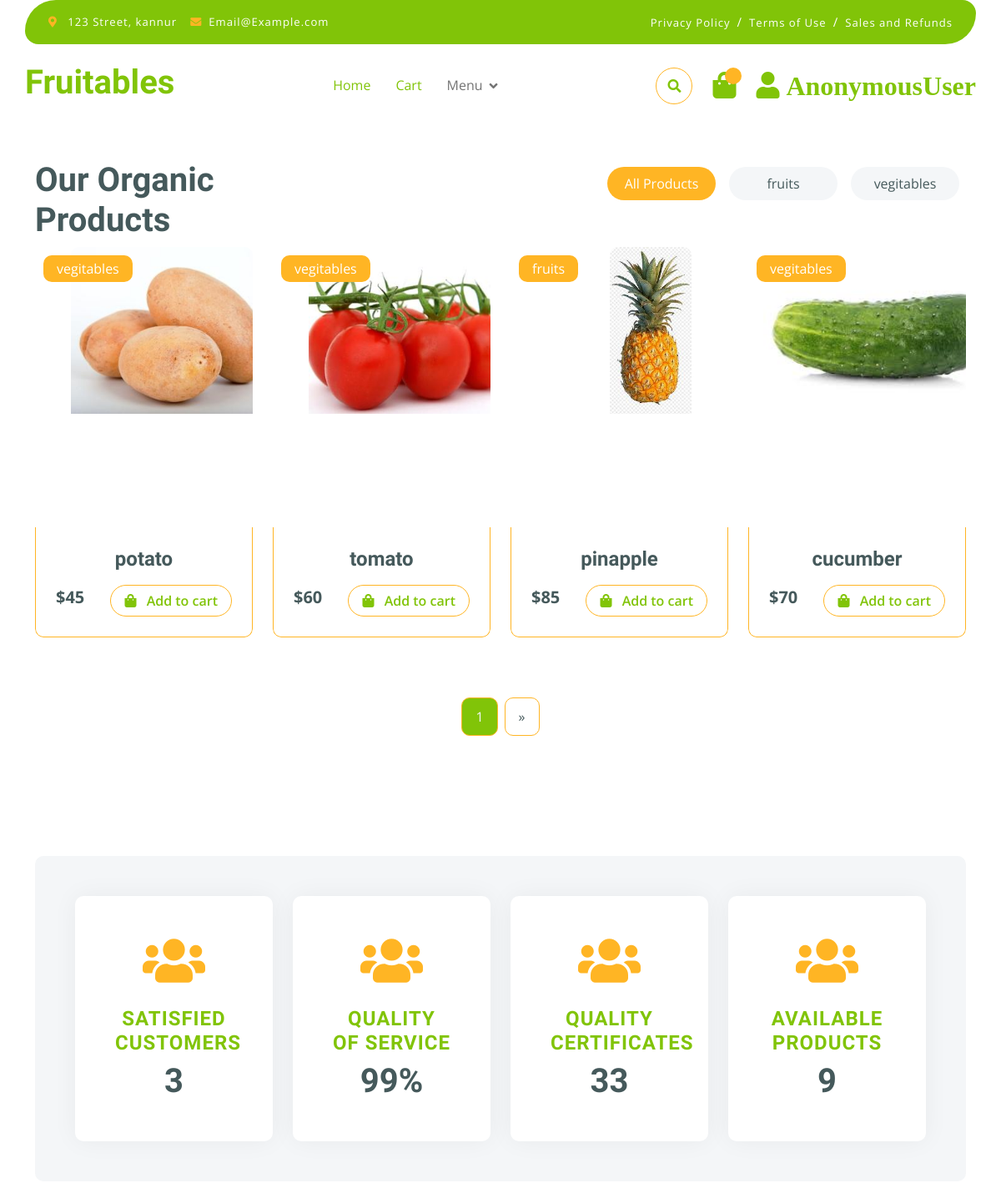
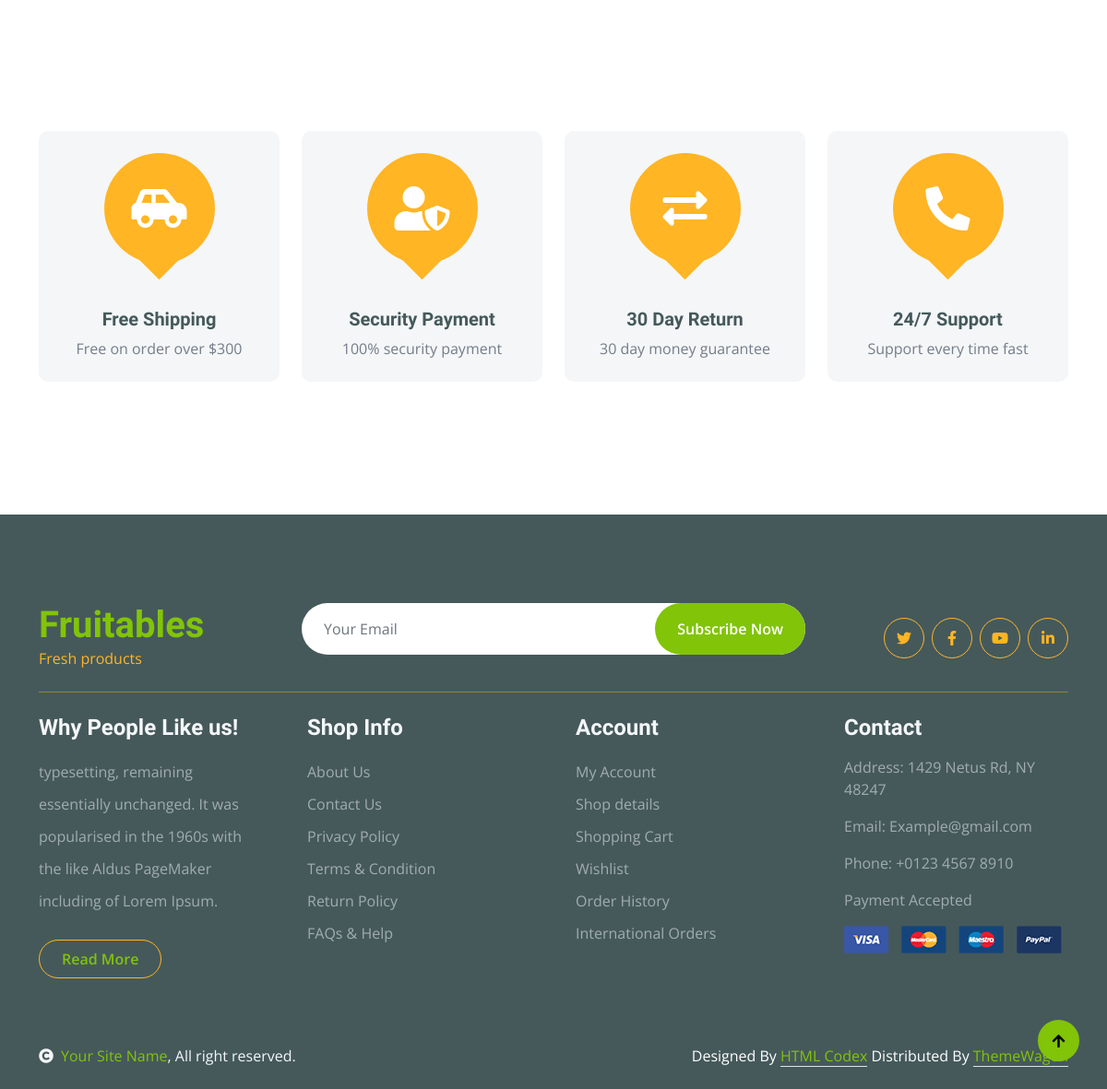
The page / on the database its author committed (2 pictures, top to bottom).
### app/models.py (models this page shows, shortened)
class Category(models.Model):
    name = models.CharField(max_length=50)
    def __str__(self):
        return self.name

class Product(models.Model):
    name = models.CharField(max_length=50, blank=True, null=True)
    desc = models.TextField(blank=True, null=True)
    price = models.IntegerField(blank=True, null=True)
    image = models.ImageField(
        upload_to='images', default='image not available')
    thumbnails = models.ImageField(upload_to='thumbnail', blank=True)
    categ = models.ForeignKey(
        'category', on_delete=models.CASCADE, blank=True, null=True)
    created = models.DateTimeField(auto_now=True)
    class Meta:
        ordering = ['-created']

### app/views.py (the view)
# urls.py: path('',index,name='index'),
@cache_page(60 * 15)
def index(request, **kwargs):
    user = User.objects.all().count()
    category = Category.objects.all()
    products = Product.objects.select_related('categ').all()
    total_products = products.count()
    p = Paginator(products, 4)
    page_number = request.GET.get('page')
    try:
        page_obj = p.get_page(page_number)
    except PageNotAnInteger:
        page_obj = p.page(1)
    except EmptyPage:
        page_obj = p.page(p.num_pages)
    context = {'category': category,
               'user': user, 'total_products': total_products, 'page_obj': page_obj, }
    return render(request, 'products.html', context)

### templates/products.html (shortened to what this page needs)
{% extends "index.html" %}
{% block products %}
<br>
<br>
<br><br>
<div class="container-fluid fruite py-5">
    <div class="container py-5">
        <div class="tab-class text-center">
            <div class="row g-4">
                <div class="col-lg-4 text-start">
                    <h1>Our Organic Products</h1>
                </div>
                <div class="col-lg-8 text-end">
                    <ul class="nav nav-pills d-inline-flex text-center mb-5">
                        <li class="nav-item">
                            <a class="d-flex m-2 py-2 bg-light rounded-pill active" data-bs-toggle="pill" href="{% url 'index' %}">
                                <span class="text-dark" style="width: 130px;">All Products</span>
                            </a>
                        </li>
                        {% for i in category  %}
                          <li class="nav-item">
                            <a class="d-flex py-2 m-2 bg-light rounded-pill"  href="{% url 'productfilter' i.id %}">
                                <span class="text-dark" style="width: 130px;">{{i.name}}</span>
                            </a>
                        </li>
                        {% endfor %}
                    </ul>
                </div>
            </div>
              <div class="tab-content">
                <div id="tab-1" class="tab-pane fade show p-0 active">
                    <div class="row g-4">
                        <div class="col-lg-12">
                            <div class="row g-4">
                              {% for i in page_obj  %}
                                <div class="col-md-6 col-lg-4 col-xl-3" >
                                  <a href="{% url 'shopdetails' i.id %}">
                                    <div class="rounded position-relative fruite-item" >
                                        <div class="fruite-img">
                                            <img src="{{i.image.url}}" class="img-fluid  rounded-top" alt="" style="height: 200px; ">
                                        </div>
                                        <div class="text-white bg-secondary px-3 py-1 rounded position-absolute" style="top: 10px; left: 10px;">{{i.categ}}</div>
                                        <div class="p-4 border border-secondary border-top-0 rounded-bottom">
                                            <h4>{{i.name}}</h4>
                                            <div class="d-flex justify-content-between flex-lg-wrap">
                                                <p class="text-dark fs-5 fw-bold mb-0"> ${{i.price}}</p>
                                                <a href="{% url 'addtocart' i.id %}" class="btn border border-secondary rounded-pill px-3 text-primary"><i class="fa fa-shopping-bag me-2 text-primary"></i> Add to cart</a>
                                            </div>
                                        </div>
                                    </div>
                                  </a>
                                </div>
                              {%endfor%}
                              <center>
                                <div class="pagination d-flex justify-content-center mt-5">
                                <a href="#" class="active rounded">{{page_obj.number}}</a>
                                {%if page_obj.has_next %}
                                  <a href="?page={{page_obj.next_page_number}}" class="rounded">&raquo;</a>
                                {% endif %}</div>
                                </center>
                            </div>
                        </div>
                    </div>
                </div>
            </div>
        </div>
    </div>
  </div>
  <div class="container-fluid py-5">
    <div class="container">
      <div class="bg-light p-5 rounded">
        <div class="row g-4 justify-content-center">
          <div class="col-md-6 col-lg-6 col-xl-3">
            <div class="counter bg-white rounded p-5">
              <i class="fa fa-users text-secondary"></i>
              <h4>satisfied customers</h4>
              <h1>{{user}}</h1>
            </div>
          </div>
          <div class="col-md-6 col-lg-6 col-xl-3">
            <div class="counter bg-white rounded p-5">
              <i class="fa fa-users text-secondary"></i>
              <h4>quality of service</h4>
              <h1>99%</h1>
            </div>
          </div>
          <div class="col-md-6 col-lg-6 col-xl-3">
            <div class="counter bg-white rounded p-5">
              <i class="fa fa-users text-secondary"></i>
              <h4>quality certificates</h4>
              <h1>33</h1>
            </div>
          </div>
          <div class="col-md-6 col-lg-6 col-xl-3">
            <div class="counter bg-white rounded p-5">
              <i class="fa fa-users text-secondary"></i>
              <h4>Available Products</h4>
              <h1>{{total_products}}</h1>
            </div>
          </div>
        </div>
      </div>
    </div>
  </div>
     <div class="container-fluid featurs py-5">
      <div class="container py-5">
        <div class="row g-4">
          <div class="col-md-6 col-lg-3">
            <div class="featurs-item text-center rounded bg-light p-4">
              <div
                class="featurs-icon btn-square rounded-circle bg-secondary mb-5 mx-auto"
              >
                <i class="fas fa-car-side fa-3x text-white"></i>
              </div>
              <div class="featurs-content text-center">
                <h5>Free Shipping</h5>
                <p class="mb-0">Free on order over $300</p>
              </div>
            </div>
          </div>
          <div class="col-md-6 col-lg-3">
            <div class="featurs-item text-center rounded bg-light p-4">
              <div
                class="featurs-icon btn-square rounded-circle bg-secondary mb-5 mx-auto"
              >
                <i class="fas fa-user-shield fa-3x text-white"></i>
              </div>
              <div class="featurs-content text-center">
                <h5>Security Payment</h5>
                <p class="mb-0">100% security payment</p>
              </div>
            </div>
          </div>
          <div class="col-md-6 col-lg-3">
            <div class="featurs-item text-center rounded bg-light p-4">
              <div
                class="featurs-icon btn-square rounded-circle bg-secondary mb-5 mx-auto"
              >
                <i class="fas fa-exchange-alt fa-3x text-white"></i>
              </div>
              <div class="featurs-content text-center">
                <h5>30 Day Return</h5>
                <p class="mb-0">30 day money guarantee</p>
              </div>
            </div>
          </div>
          <div class="col-md-6 col-lg-3">
            <div class="featurs-item text-center rounded bg-light p-4">
              <div
                class="featurs-icon btn-square rounded-circle bg-secondary mb-5 mx-auto"
              >
                <i class="fa fa-phone-alt fa-3x text-white"></i>
              </div>
              <div class="featurs-content text-center">
                <h5>24/7 Support</h5>
                <p class="mb-0">Support every time fast</p>
              </div>
            </div>
          </div>
        </div>
      </div>
    </div>
{% endblock products %}

### static/css1/style.css (style rules this page uses)
.btn { font-weight: 600; transition: .5s; }
.btn-square { width: 32px; height: 32px; }
.btn-square, .btn-sm-square, .btn-md-square, .btn-lg-square { padding: 0; display: flex; align-items: center; justify-content: center; font-weight: normal; }
.btn.border-secondary { transition: 0.5s; }
.featurs .featurs-item .featurs-icon { position: relative; width: 120px; height: 120px; }
.featurs .featurs-item .featurs-icon::after { content: ""; width: 35px; height: 35px; background: var(--bs-secondary); position: absolute; bottom: -10px; transform: translate(-50%); transform: rotate(45deg); background: var(--bs-secondary); }
.fruite .tab-class .nav-item a.active { background: var(--bs-secondary) !important; }
.fruite .tab-class .nav-item a.active span { color: var(--bs-white) !important; }
.fruite .fruite-item { height: 100%; transition: 0.5s; }
.fruite-img { overflow: hidden; transition: 0.5s; border-radius: 10px 10px 0 0; width: 336px; height: 336px; }
.fruite .fruite-item { overflow: hidden; transition: 0.5s; border-radius: 10px 10px 0 0; }
.fruite .fruite-item .fruite-img img { transition: 0.5s; }
.counter { height: 100%; text-align: center; box-shadow: 0 0 30px rgba(0, 0, 0, 0.05); }
.counter i { font-size: 60px; margin-bottom: 25px; }
.counter h4 { color: var(--bs-primary); letter-spacing: 1px; text-transform: uppercase; }
.counter h1 { margin-bottom: 0; }
.pagination { display: inline-block; }
.pagination a { color: var(--bs-dark); padding: 10px 16px; text-decoration: none; transition: 0.5s; border: 1px solid var(--bs-secondary); margin: 0 4px; }
.pagination a.active { background-color: var(--bs-primary); color: var(--bs-light); border: 1px solid var(--bs-secondary); }

### rows shown on the page
Category: name "fruits"
Category: name "vegitables"
Product: image (picture), categ "vegitables", name "potato", price "45"
Product: image (picture), categ "vegitables", name "tomato", price "60"
Product: image (picture), categ "fruits", name "pinapple", price "85"
Product: image (picture), categ "vegitables", name "cucumber", price "70"

### other values the page prints
{{ request.user }} "AnonymousUser"
{{ page_obj.number }} "1"
{{ user }} "3"
{{ total_products }} "9"
